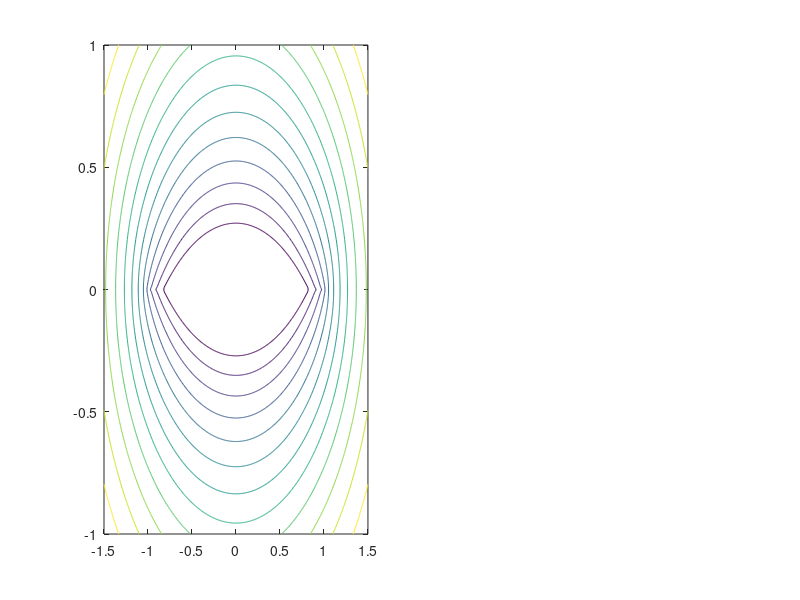

This chart was generated by the following MATLAB code: (Note: this script raises an error after producing the figure.)
%% equipotential_curves.m
%
% Visualizes the potential theory explanation for polynomial interpolation
% convergence. Based on Trefethen's Spectral Methods in MATLAB, Program 10.
%
% The potential function and its equipotential curves determine the
% region of convergence for polynomial interpolation.
%
% For Chebyshev density, equipotentials are Bernstein ellipses.
%
% Author: Dr. Denys Dutykh
%         Mathematics Department
%         Khalifa University of Science and Technology
%         Abu Dhabi, UAE
%
% Part of the book "Computational Études: A Spectral Approach"

clear; close all; clc;

%% Configuration
N_GRID = 500;

% Book color scheme
NAVY = [20, 45, 110] / 255;
SKY = [120, 150, 210] / 255;
CORAL = [231, 76, 60] / 255;
TEAL = [22, 160, 133] / 255;

% Output path
script_dir = fileparts(mfilename('fullpath'));
output_dir = fullfile(script_dir, '..', '..', '..', 'textbook', 'figures', 'ch04', 'matlab');
output_file = fullfile(output_dir, 'equipotential_curves.pdf');

%% Create complex grid
x = linspace(-1.5, 1.5, N_GRID);
y = linspace(-1.0, 1.0, N_GRID);
[X, Y] = meshgrid(x, y);
Z = X + 1i * Y;

%% Compute potentials
% Uniform (equispaced) potential
N_nodes = 64;
x_nodes = linspace(-1, 1, N_nodes);
phi_uniform = zeros(size(Z));
for k = 1:N_nodes
    phi_uniform = phi_uniform + log(abs(Z - x_nodes(k)) + 1e-15);
end
phi_uniform = phi_uniform / N_nodes;

% Chebyshev potential: phi = log|z + sqrt(z^2 - 1)| - log(2)
sqrt_term = sqrt(Z.^2 - 1);
result = Z + sqrt_term;
mask = abs(result) < 1;
result(mask) = Z(mask) - sqrt_term(mask);
phi_chebyshev = log(abs(result)) - log(2);

%% Contour levels
levels_uniform = linspace(-0.6, 0.6, 13);
levels_chebyshev = log([1.1, 1.2, 1.4, 1.6, 2.0, 2.5, 3.0]) - log(2);

% Runge function singularity location
pole_y = 0.2;

%% Create figure
fig = figure('Units', 'inches', 'Position', [1, 1, 11, 4.5]);

% Left panel: Uniform potential
subplot(1, 2, 1);
hold on; box on;

contour(X, Y, phi_uniform, levels_uniform, 'Color', SKY, 'LineWidth', 0.8);

% Draw interval [-1,1]
plot([-1, 1], [0, 0], 'Color', NAVY, 'LineWidth', 2);
plot([-1, 1], [0, 0], 'o', 'Color', NAVY, 'MarkerSize', 6, 'MarkerFaceColor', NAVY);

% Mark singularities
plot(0, pole_y, 'x', 'Color', CORAL, 'MarkerSize', 10, 'LineWidth', 2);
plot(0, -pole_y, 'x', 'Color', CORAL, 'MarkerSize', 10, 'LineWidth', 2);

xlabel('$\mathrm{Re}(z)$', 'Interpreter', 'latex');
ylabel('$\mathrm{Im}(z)$', 'Interpreter', 'latex');
title('Equispaced Nodes (Uniform Density)', 'FontSize', 11);
xlim([-1.5, 1.5]);
ylim([-1, 1]);
axis equal;

h = plot(nan, nan, 'x', 'Color', CORAL, 'MarkerSize', 10, 'LineWidth', 2);
legend(h, sprintf('Poles at $\\pm%.1fi$', pole_y), 'Interpreter', 'latex', 'Location', 'northeast');

set(gca, 'FontSize', 10, 'TickLabelInterpreter', 'latex');
grid on;
set(gca, 'GridAlpha', 0.2);

% Right panel: Chebyshev potential
subplot(1, 2, 2);
hold on; box on;

contour(X, Y, real(phi_chebyshev), levels_chebyshev, 'Color', TEAL, 'LineWidth', 0.8);

% Draw interval [-1,1]
plot([-1, 1], [0, 0], 'Color', NAVY, 'LineWidth', 2);
plot([-1, 1], [0, 0], 'o', 'Color', NAVY, 'MarkerSize', 6, 'MarkerFaceColor', NAVY);

% Mark singularities
plot(0, pole_y, 'x', 'Color', CORAL, 'MarkerSize', 10, 'LineWidth', 2);
plot(0, -pole_y, 'x', 'Color', CORAL, 'MarkerSize', 10, 'LineWidth', 2);

% Critical Bernstein ellipse
rho_critical = abs(0.2i + sqrt(-1.04));
theta = linspace(0, 2*pi, 200);
a_crit = (rho_critical + 1/rho_critical) / 2;
b_crit = (rho_critical - 1/rho_critical) / 2;
plot(a_crit * cos(theta), b_crit * sin(theta), '--', 'Color', CORAL, 'LineWidth', 1.5);

xlabel('$\mathrm{Re}(z)$', 'Interpreter', 'latex');
ylabel('$\mathrm{Im}(z)$', 'Interpreter', 'latex');
title('Chebyshev Nodes (Bernstein Ellipses)', 'FontSize', 11);
xlim([-1.5, 1.5]);
ylim([-1, 1]);
axis equal;

h1 = plot(nan, nan, 'x', 'Color', CORAL, 'MarkerSize', 10, 'LineWidth', 2);
h2 = plot(nan, nan, '--', 'Color', CORAL, 'LineWidth', 1.5);
legend([h1, h2], {sprintf('Poles at $\\pm%.1fi$', pole_y), ...
        sprintf('Critical ellipse ($\\rho\\approx%.2f$)', rho_critical)}, ...
       'Interpreter', 'latex', 'Location', 'northeast');

set(gca, 'FontSize', 10, 'TickLabelInterpreter', 'latex');
grid on;
set(gca, 'GridAlpha', 0.2);

%% Save figure
if ~exist(output_dir, 'dir')
    mkdir(output_dir);
end

exportgraphics(fig, output_file, 'ContentType', 'vector');
fprintf('Figure saved to: %s\n', output_file);

png_file = strrep(output_file, '.pdf', '.png');
exportgraphics(fig, png_file, 'Resolution', 300);

%% Print analysis
fprintf('\nPotential Theory Analysis:\n');
fprintf('%s\n', repmat('-', 1, 60));
fprintf('Runge function poles at z = +/- %.1fi\n', pole_y);
fprintf('\nChebyshev (Bernstein ellipse) analysis:\n');
fprintf('  Critical rho = %.4f\n', rho_critical);
fprintf('  Convergence rate: O(rho^{-N}) = O(%.4f^N)\n', 1/rho_critical);
fprintf('%s\n', repmat('-', 1, 60));
